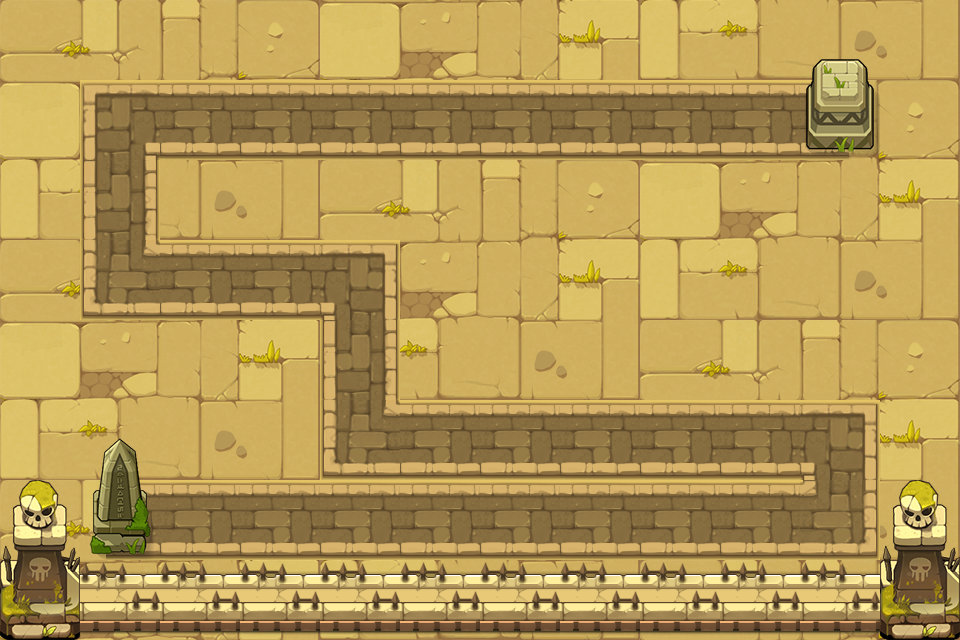

Below is a game level as drawn by its tile map, then a one-line description and the .tmx that defines it (tile-layer data replaced by summaries):
An orthogonal 12x8 tile map with 80x80 px tiles, 3 tile layers (background, road, object) and 14 objects (P0, P1, P2, P3, P4, ...).

<map version="1.0" tiledversion="1.0.3" orientation="orthogonal" renderorder="right-down" width="12" height="8" tilewidth="80" tileheight="80" nextobjectid="18">
 <tileset firstgid="1" source="chengshi.tsx" />
 <layer name="background" width="12" height="8">
  <data>[96 cells, 96 non-empty, 12 distinct tile ids]</data>
 </layer>
 <layer name="road" width="12" height="8">
  <data>[96 cells, 33 non-empty, 8 distinct tile ids]</data>
 </layer>
 <layer name="object" width="12" height="8">
  <data>[96 cells, 18 non-empty, 7 distinct tile ids]</data>
 </layer>
 <objectgroup name="path" visible="0">
  <object id="1" name="P0" x="800" y="120" />
  <object id="2" name="P1" x="120" y="120" />
  <object id="3" name="P2" x="120" y="280" />
  <object id="4" name="P3" x="360" y="280" />
  <object id="5" name="P4" x="360" y="440" />
  <object id="6" name="P5" x="840" y="440" />
  <object id="7" name="P6" x="840" y="520" />
  <object id="8" name="P7" x="160" y="520" />
  <object id="10" name="O0" x="880" y="80" width="80" height="400" />
  <object id="12" name="O1" x="400" y="160" width="480" height="240" />
  <object id="13" name="O2" x="160" y="160" width="240" height="80" />
  <object id="14" name="O3" x="0" y="80" width="80" height="400" />
  <object id="15" name="O4" x="80" y="320" width="80" height="80" />
  <object id="16" name="O5" x="160" y="320" width="160" height="160" />
 </objectgroup>
</map>
